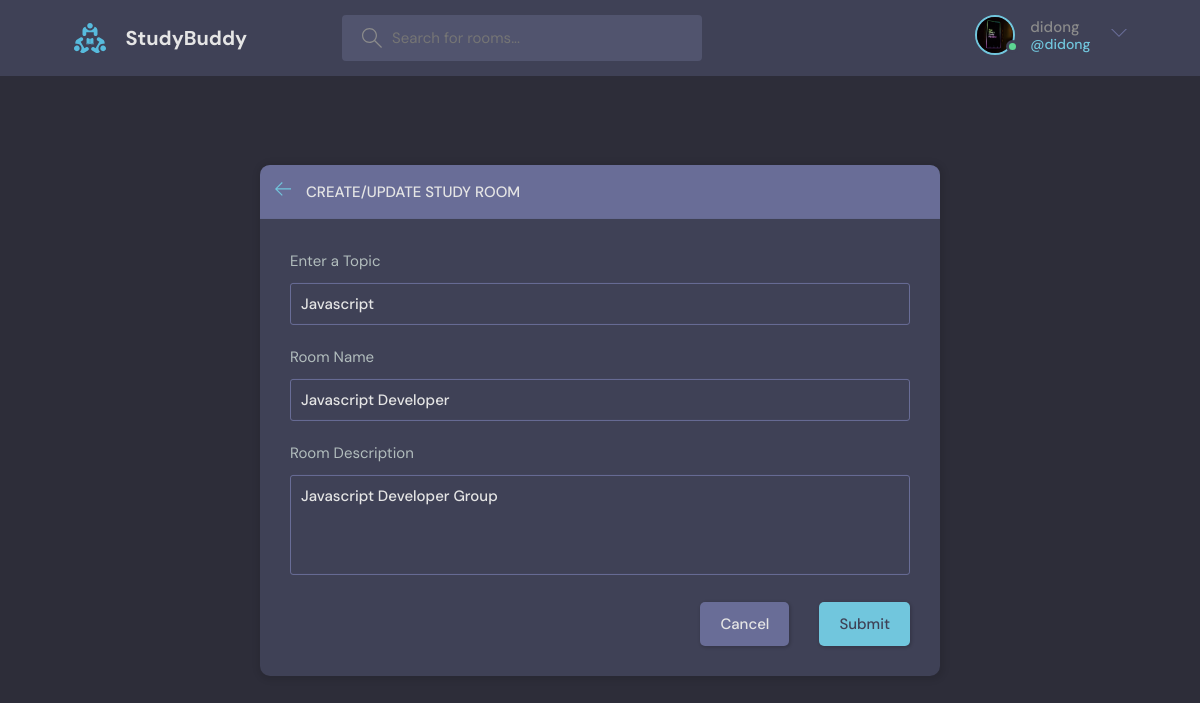
The page /update-room/2/ (signed in) on the database its author committed.
### discord/models.py (models this page shows, shortened)
class User(AbstractUser):
    name = models.CharField(max_length=200, null=True)
    email = models.EmailField(null=True, unique=True)
    bio = models.TextField(null=True, blank=True)
    avatar = models.ImageField(null=True, default='avatar.svg')
    USERNAME_FIELD = 'email'
    REQUIRED_FIELDS = []

class Room(models.Model):
    host = models.ForeignKey(User, on_delete=models.SET_NULL, null=True)
    topic = models.ForeignKey(Topic, on_delete=models.SET_NULL, null=True)
    name = models.CharField(max_length=200)
    description = models.TextField(blank=True)
    participants = models.ManyToManyField(User, related_name='participants', blank=True)
    created_at = models.DateTimeField(auto_now_add=True)
    updated_at = models.DateField(auto_now=True)
    class Meta:
        ordering = ['-updated_at', '-created_at']

class Topic(models.Model):
    name = models.CharField(max_length=200)
    def __str__(self) -> str:
        return self.name

### discord/views.py (the view, shortened to what this page needs)
# urls.py: path('update-room/<str:pk>/', update_room, name='update-room'),
@login_required(login_url='login')
def update_room(request, pk):
    room = Room.objects.get(id=pk)
    form = RoomForm(instance=room)
    topics = Topic.objects.all()
    if request.user != room.host:
        return HttpResponse('You are not allowed here')
    context = {
        'form': form,
        'room': room,
        'topics': topics,
    }
    return render(request, 'base/room_form.html', context)

### discord/forms.py
class RoomForm(ModelForm):
    class Meta:
        model = Room
        fields = '__all__'
        exclude = ['host', 'participants']

### discord/templates/base/room_form.html (shortened to what this page needs)
{% extends 'main.html' %} {% block title %} Create Room | Studybudy {% endblock %} {% block content %}
<main class="create-room layout">
    <div class="container">
        <div class="layout__box">
            <div class="layout__boxHeader">
                <div class="layout__boxTitle">
                    <a href="{{request.META.HTTP_REFERER}}">
                        <svg version="1.1" xmlns="http://www.w3.org/2000/svg" width="32" height="32" viewBox="0 0 32 32">
                  <title>arrow-left</title>
                  <path
                    d="M13.723 2.286l-13.723 13.714 13.719 13.714 1.616-1.611-10.96-10.96h27.625v-2.286h-27.625l10.965-10.965-1.616-1.607z">
                  </path>
                </svg>
                    </a>
                    <h3>Create/Update Study Room</h3>
                </div>
            </div>
            <div class="layout__body">
                <form action="" method="POST">
                    <div class="form__group">
                        <label for="Enter a Topic">Enter a Topic</label>
                        <input required type="text" value="{{ room.topic.name }}" name="topic" list="topic-list">
                    </div>
                    <div class="form__group">
                        <label for="room_name">Room Name</label> {{ form.name }}
                    </div>
                    <div class="form__group">
                        <label for="room_description">Room Description</label> {{ form.description }}
                    </div>
                    <div class="form__action">
                        <a href="{{ request.META.HTTP_REFERER }}" class="btn btn--dark">Cancel</a>
                        <button type="submit" class="btn btn--main">Submit</button>
                    </div>
                </form>
            </div>
        </div>
    </div>
</main>
{% endblock content %} -->

### templates/navbar.html (shortened to what this page needs)
{% load static %}
<header class="header header--loggedIn">
    <div class="container">
        <a href="{% url 'home' %}" class="header__logo">
            <img src="{% static 'images/logo.svg' %}" />
            <h1>StudyBuddy</h1>
        </a>
        <form class="header__search" method="GET" action="{% url 'home' %}">
            <label>
        <input type="text" name="q" placeholder="Search for rooms..." />
      </label>
        </form>
        <nav class="header__menu">
            {% if request.user.is_authenticated %}
            <div class="header__user">
                <a href="{% url 'profile' request.user.id %}">
                    <div class="avatar avatar--medium active">
                        <img src="{{ request.user.avatar.url }}" />
                    </div>
                    <p>{{ request.user.username }}<span>@{{ request.user.username }}</span></p>
                </a>
                <button class="dropdown-button">
                <svg version="1.1" xmlns="http://www.w3.org/2000/svg" width="32" height="32" viewBox="0 0 32 32">
                    <title>chevron-down</title>
                    <path d="M16 21l-13-13h-3l16 16 16-16h-3l-13 13z"></path>
                </svg>
                </button>
            </div>
            {% else %}
            <a href="{% url 'login' %}">
                <img src="{% static 'images/avatar.svg' %}" />
                <p>Login</p>
            </a>
            {% endif %}
    </nav>
  </div>
</header>

### rows shown on the page
User: user.avatar (picture), user.username "didong"
Room: topic "Javascript", name "Javascript Developer", description "Javascript Developer Group"
